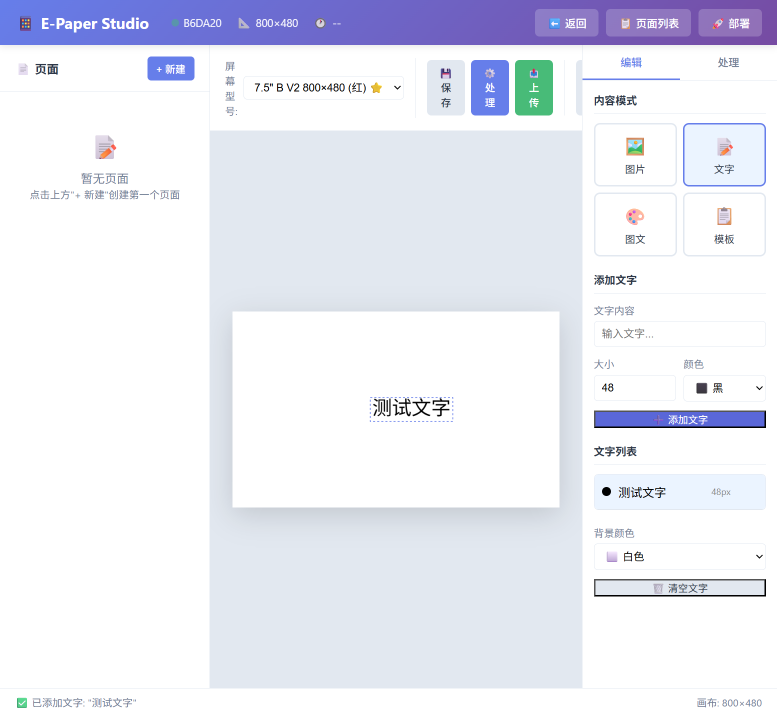
#> input picture .playwright-mcp/canvas-test.png, 1554 x 1431 px (shown at 1/2 size)
$ python -i six_color_epd.py   (imports and definitions only)   (older library calls are emulated)
#> lines starting #> are read from the running program, lines starting #| are printed output that depends on the picture
#> further down, picture is the input picture: PIL image 1554x1431 RGB; mean R, G, B 233.4, 235.3, 244.3
#!/usr/bin/env python3
# -*- coding: utf-8 -*-
"""
7.3寸E6六色墨水屏（黑/白/红/绿/蓝/黄）处理算法模块

主要功能：
- 支持多种图像处理算法：
  1. Floyd-Steinberg抖动算法：误差扩散，适合渐变和细节丰富的图像
  2. 梯度边界混合算法：基于Sobel梯度检测边界，在边界区域进行颜色混合，减少量化伪影
  3. 灰阶与颜色映射算法：将灰度图映射到自定义颜色梯度（黑->蓝->绿->黄->红->白）
- 转换为4bit格式（每字节两个像素）
- 生成预览图像

依赖：Pillow, numpy, opencv-python
"""

from __future__ import annotations

from typing import Tuple, Optional, Literal
import io
import base64

import numpy as np
from PIL import Image
import cv2


# ==================== E6 六色调色板 ====================
# 颜色索引：0=黑, 1=白, 2=黄, 3=红, 5=蓝, 6=绿
# 注意：索引4未使用（官方定义中橙色被注释掉了）

# RGB到驱动索引的映射（对应EPD_7in3e.h中的定义）
E6_RGB2IDX = {
    (0,   0,   0  ): 0x0,  # 黑色   -> EPD_7IN3E_BLACK
    (255, 255, 255): 0x1,  # 白色   -> EPD_7IN3E_WHITE
    (255, 255, 0  ): 0x2,  # 黄色   -> EPD_7IN3E_YELLOW
    (255, 0,   0  ): 0x3,  # 红色   -> EPD_7IN3E_RED
    (0,   0,   255): 0x5,  # 蓝色   -> EPD_7IN3E_BLUE
    (0,   255, 0  ): 0x6,  # 绿色   -> EPD_7IN3E_GREEN
}

# 驱动索引到RGB的反向映射（用于预览）
E6_IDX2RGB = {
    0x0: (0,   0,   0  ),  # 黑色
    0x1: (255, 255, 255),  # 白色
    0x2: (255, 255, 0  ),  # 黄色
    0x3: (255, 0,   0  ),  # 红色
    0x5: (0,   0,   255),  # 蓝色
    0x6: (0,   255, 0  ),  # 绿色
}

# 构建PIL调色板（需要768个值，RGB各256）
def build_pil_palette() -> list:
    """
    构建PIL调色板格式（768个值）
    只包含我们定义的6种颜色，其余位置用白色填充
    """
    palette = []
    # 添加6种颜色的RGB值
    for rgb in E6_RGB2IDX.keys():
        palette.extend(rgb)
    # 填充到256色（768个值），剩余位置用白色填充
    while len(palette) < 768:
        palette.extend([255, 255, 255])  # 白色
    # 确保正好是768个值
    palette = palette[:768]
    return palette


# ==================== E6 调色板数组（用于梯度边界混合算法）====================
# 注意：顺序必须与驱动索引对应：0=黑, 1=白, 2=黄, 3=红, 5=蓝, 6=绿
E6_PALETTE_ARRAY = np.array([
    [0,   0,   0  ],  # 0x0: 黑色
    [255, 255, 255],  # 0x1: 白色
    [255, 255, 0  ],  # 0x2: 黄色
    [255, 0,   0  ],  # 0x3: 红色
    [0,   0,   0  ],  # 0x4: 未使用（占位）
    [0,   0,   255],  # 0x5: 蓝色
    [0,   255, 0  ],  # 0x6: 绿色
], dtype=np.uint8)

# 驱动索引映射（用于从调色板索引转换为驱动索引）
PALETTE_IDX_TO_DRIVER_IDX = {
    0: 0x0,  # 黑
    1: 0x1,  # 白
    2: 0x2,  # 黄
    3: 0x3,  # 红
    4: 0x5,  # 蓝（跳过0x4）
    5: 0x6,  # 绿
}

# ==================== Floyd-Steinberg 抖动处理 ====================

def convert_to_e6_with_dither(img: Image.Image, target_size: Optional[Tuple[int, int]] = None) -> Tuple[Image.Image, np.ndarray]:
    """
    将RGB图像转换为E6六色格式，使用Floyd-Steinberg抖动

    参数：
        img: PIL.Image，任意模式，内部会转为RGB
        target_size: (width, height)，如果提供则先缩放到指定分辨率

    返回：
        (paletted_image, color_indices)
        - paletted_image: PIL.Image (P模式，调色板索引)
        - color_indices: numpy数组 [H, W]，值为0-6（颜色索引）
    """
#> called with target_size = (800, 480)
    # 转换为RGB并调整尺寸
    rgb_img = img.convert("RGB")
    if target_size is not None:
        rgb_img = rgb_img.resize(target_size, Image.LANCZOS)
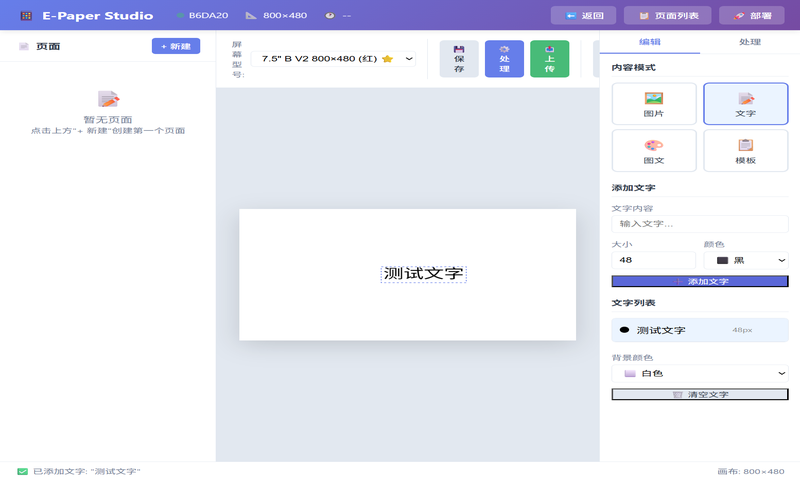
#> rgb_img: PIL image 800x480 RGB; mean R, G, B 233.3, 235.1, 244.2

    width, height = rgb_img.size
#> width = 800; height = 480

    # 构建调色板
    palette_data = build_pil_palette()

    # 创建调色板图像（P模式，256色）
    # 先创建一个包含所有6种颜色的调色板图像
    palette_img = Image.new("P", (1, 1))
    palette_img.putpalette(palette_data)

    # 使用PIL的quantize方法，配合Floyd-Steinberg抖动
    # 这会自动将图像映射到最接近的调色板颜色，并使用误差扩散
    paletted = rgb_img.quantize(
        palette=palette_img,
        dither=Image.FLOYDSTEINBERG
    )
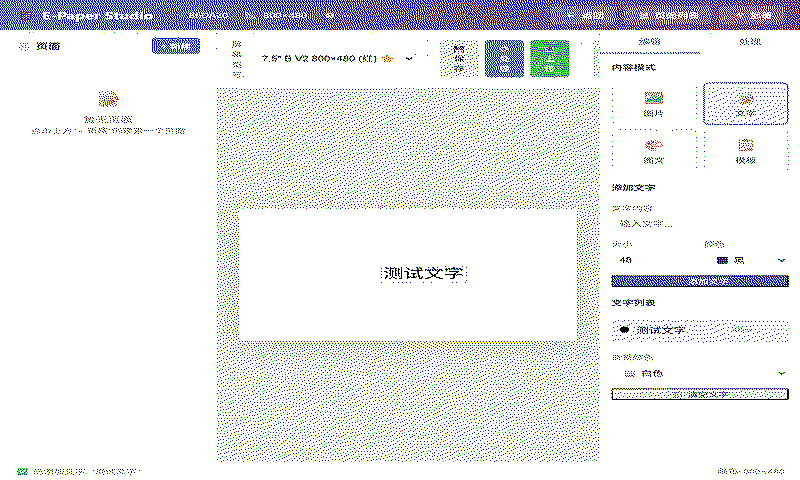
#> paletted: PIL image 800x480 P; mean R, G, B 233.5, 235.2, 244.4

    # 获取quantize后的palette索引（0-255）
    palette_indices = np.array(paletted, dtype=np.uint8)
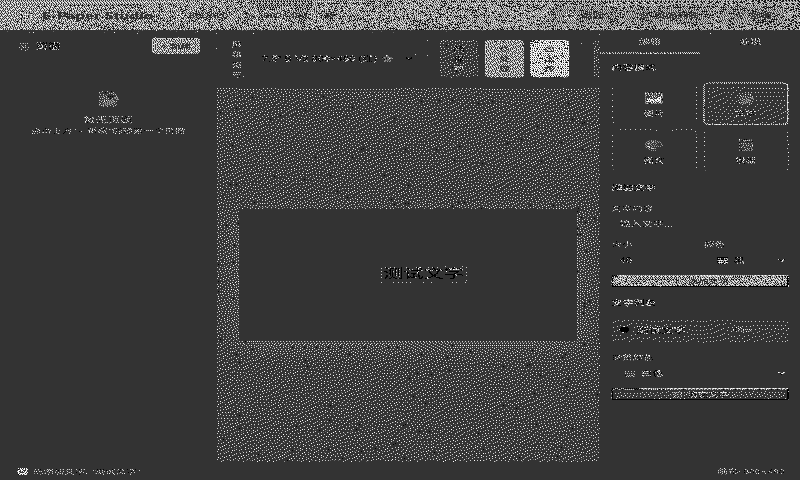
#> palette_indices: shape (480, 800); min 0, max 5, mean 1.25; drawn with min black and max white

    # 获取调色板的RGB值
    pal = paletted.getpalette()  # 返回768个值的列表
#> pal = 768 values, max 255 at index 3, min 0 at index 0, mean 251.7

    # 将palette索引映射到驱动颜色索引（0x0-0x6）
    # quantize返回的是palette中的索引，我们需要：
    # 1. 从palette中获取RGB值
    # 2. 通过RGB值查找对应的驱动索引
    # 使用向量化操作提高效率
    height, width = palette_indices.shape
    mapped_indices = np.zeros_like(palette_indices, dtype=np.uint8)

    # 创建palette索引到驱动索引的查找表（0-255 -> 0x0-0x6）
    # 使用numpy数组实现高效的向量化查找
    palette_to_driver = np.zeros(256, dtype=np.uint8)

    for pal_idx in range(256):
        r = pal[pal_idx * 3 + 0]
        g = pal[pal_idx * 3 + 1]
        b = pal[pal_idx * 3 + 2]
        rgb = (r, g, b)

        if rgb in E6_RGB2IDX:
            palette_to_driver[pal_idx] = E6_RGB2IDX[rgb]
        else:
            # 如果找不到精确匹配，找最接近的颜色
            # 使用欧氏距离找最接近的RGB
            min_dist = float('inf')
            closest_idx = 0x1  # 默认白色
            for target_rgb, target_idx in E6_RGB2IDX.items():
                dist = sum((a - b) ** 2 for a, b in zip(rgb, target_rgb))
                if dist < min_dist:
                    min_dist = dist
                    closest_idx = target_idx
            palette_to_driver[pal_idx] = closest_idx
#> this loop made 256 passes
#> (r, g, b) on passes 1 to 3: (0, 0, 0), (255, 255, 255), (255, 255, 0)
#> after the loop, palette_to_driver = 256 values, max 6 at index 5, min 0 at index 0, mean 1.04

    # 使用向量化查找表映射（高效）
    mapped_indices = palette_to_driver[palette_indices]

    return paletted, mapped_indices


# ==================== 灰阶与颜色映射算法 ====================

# [251 lines left out: functions build_grayscale_to_e6_index_map, convert_to_e6_with_grayscale_color_map, compute_gradient_mask, blend_boundary, quantize_to_palette, convert_to_e6_with_gradient_blend, not called in this run]


def convert_indices_to_4bit(color_indices: np.ndarray) -> bytes:
    """
    将颜色索引数组转换为4bit格式（每字节两个像素）

    参数：
        color_indices: numpy数组 [H, W]，值为驱动索引（0x0, 0x1, 0x2, 0x3, 0x5, 0x6）

    返回：
        bytes: 4bit打包后的数据
    """
    height, width = color_indices.shape
#> height = 480; width = 800
    packed_width = (width + 1) // 2  # 向上取整
#> packed_width = 400
    output = bytearray(height * packed_width)

    for y in range(height):
        for x in range(0, width, 2):
            # 获取两个像素的驱动索引
            idx1 = int(color_indices[y, x]) & 0xF  # 确保只取低4bit
            idx2 = (int(color_indices[y, x + 1]) & 0xF) if x + 1 < width else 0x1  # 默认白色

            # 打包：高4bit是第一个像素，低4bit是第二个像素
            packed_byte = (idx1 << 4) | idx2
            output[y * packed_width + x // 2] = packed_byte

    return bytes(output)


# [26 lines left out: function build_preview_image, not called in this run]


def process_e6_image(
    img: Image.Image,
    target_size: Optional[Tuple[int, int]] = None,
    algorithm: Literal['floyd_steinberg', 'gradient_blend', 'grayscale_color_map'] = 'floyd_steinberg',
    grad_thresh: int = 40
) -> dict:
    """
    完整的E6图像处理流程

    参数：
        img: PIL.Image
        target_size: (width, height)，默认(800, 480)
        algorithm: 处理算法，'floyd_steinberg'、'gradient_blend' 或 'grayscale_color_map'
        grad_thresh: 梯度阈值（仅用于 gradient_blend 算法），默认40

    返回：
        {
            'preview_image': PIL.Image (RGB预览),
            'color_indices': np.ndarray (颜色索引),
            'data_4bit': bytes (4bit打包数据),
            'width': int,
            'height': int
        }
    """
    if target_size is None:
        target_size = (800, 480)

    # 根据算法选择处理方式
    if algorithm == 'floyd_steinberg':
        paletted, color_indices = convert_to_e6_with_dither(img, target_size)
        # Floyd-Steinberg算法：使用paletted图像作为预览（包含抖动效果）
        # paletted是P模式，需要转换为RGB
        preview = paletted.convert("RGB")
    elif algorithm == 'gradient_blend':
        quantized_img, color_indices = convert_to_e6_with_gradient_blend(
            img, target_size, grad_thresh
        )
        paletted = quantized_img
        # 梯度边界混合算法：直接使用quantized_img作为预览（包含边界混合效果）
        preview = quantized_img
    elif algorithm == 'grayscale_color_map':
        mapped_img, color_indices = convert_to_e6_with_grayscale_color_map(
            img, target_size
        )
        paletted = mapped_img
        # 灰阶映射算法：直接使用mapped_img作为预览（已经是纯色块）
        preview = mapped_img
    else:
        raise ValueError(f"未知的算法: {algorithm}")

    # 转换为4bit格式
    data_4bit = convert_indices_to_4bit(color_indices)

    # 验证数据大小
    height, width = color_indices.shape
#> height = 480; width = 800
    expected_bytes = (width + 1) // 2 * height  # 4bit打包后的字节数
#> expected_bytes = 192000
    actual_bytes = len(data_4bit)
#> actual_bytes = 192000

    if actual_bytes != expected_bytes:
        print(f'⚠️  警告：4bit数据大小不匹配！期望 {expected_bytes} 字节，实际 {actual_bytes} 字节')

    return {
        'preview_image': preview,
        'color_indices': color_indices,  # numpy数组，需要转换为列表以便JSON序列化
        'data_4bit': data_4bit,
        'width': target_size[0],
        'height': target_size[1]
    }


# ==================== Flask API 辅助函数 ====================

# [52 lines left out: function process_e6_image_from_base64, not called in this run]

>>> from PIL import Image
>>> picture = Image.open('../../.playwright-mcp/canvas-test.png')
>>> result = process_e6_image(picture)
#> result = 5 items
